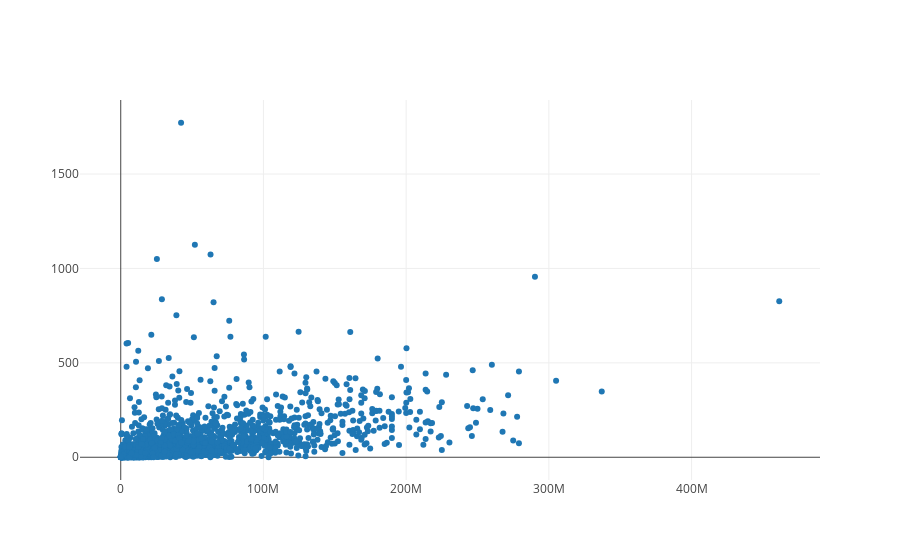

Write notebook code for a chart like this one.
### Markdown cell above
> Once we have written the above code, we'll be ready to plot this data. Press shift + enter on the code below and you should see all movies in a graph.

### Code cell
from graph import plot
from plotly.offline import iplot, init_notebook_mode
init_notebook_mode(connected=True)

plot([revenues_per_budgets_trace])

### Figure 1 — Plotly figure (JSON) as saved in the notebook; plotly's stock layout.template omitted (floating-point values rounded to 4 significant figures; data arrays with more than 128 entries replaced by an {"elided": "..."} marker saying what was removed)
{"data": [{"mode": "markers", "name": "data", "text": {"elided": "1776 str values"}, "type": "scatter", "uid": "4e1299f2-439e-11e9-aa9e-2dd818054b17", "x": {"elided": "1776 int values"}, "y": {"elided": "1776 float values"}}], "layout": {}}
